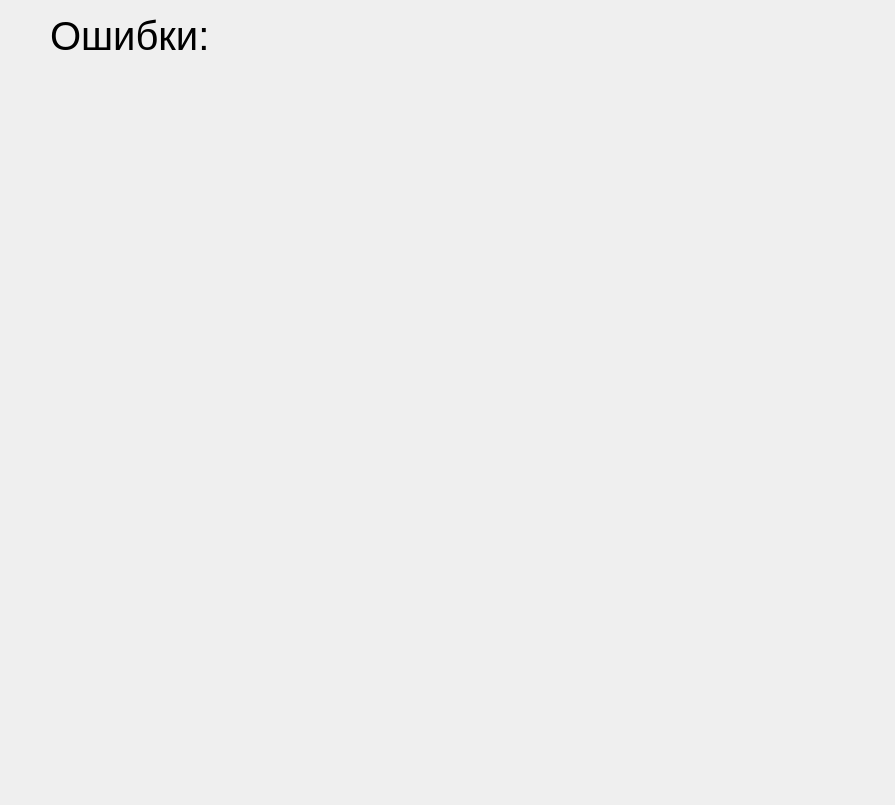
<?xml version="1.0" encoding="UTF-8"?>
<ui version="4.0">
 <class>GameWindow</class>
 <widget class="QDialog" name="GameWindow">
  <property name="geometry">
   <rect>
    <x>0</x>
    <y>0</y>
    <width>895</width>
    <height>805</height>
   </rect>
  </property>
  <property name="windowTitle">
   <string>Dialog</string>
  </property>
  <property name="styleSheet">
   <string notr="true">QLineEdit{
/* Размер и выравнивание */
    min-width: 40px;
    max-width: 100%;
    min-height: 40px;
    max-height: 100%;
    text-align: center;  /* Текст по центру */
    /* Шрифт */
    font-size: 20px;
    font-family: Arial;
    font-weight: bold;
    /* Границы и фон */
    border: 2px solid #333;  /* Тонкая рамка */
    border-radius: 2px;      /* Слегка скругленные углы */
    background-color: white; /* Белый фон */
    /* Отступы */
    padding: 0;
    margin: 0;
;}

/* Стиль при фокусе (выделении) */
QLineEdit:focus {
    border: 2px solid rgb(150, 150, 150);  
    background-color: rgb(197, 197, 197);  
}</string>
  </property>
  <widget class="QLabel" name="label">
   <property name="geometry">
    <rect>
     <x>50</x>
     <y>10</y>
     <width>341</width>
     <height>51</height>
    </rect>
   </property>
   <property name="styleSheet">
    <string notr="true">font-size:40px;</string>
   </property>
   <property name="text">
    <string>Ошибки: </string>
   </property>
   <property name="textFormat">
    <enum>Qt::TextFormat::MarkdownText</enum>
   </property>
  </widget>
  <widget class="QWidget" name="gridLayoutWidget">
   <property name="geometry">
    <rect>
     <x>80</x>
     <y>90</y>
     <width>691</width>
     <height>681</height>
    </rect>
   </property>
   <layout class="QGridLayout" name="mainGridLayout"/>
  </widget>
 </widget>
 <resources/>
 <connections/>
</ui>
